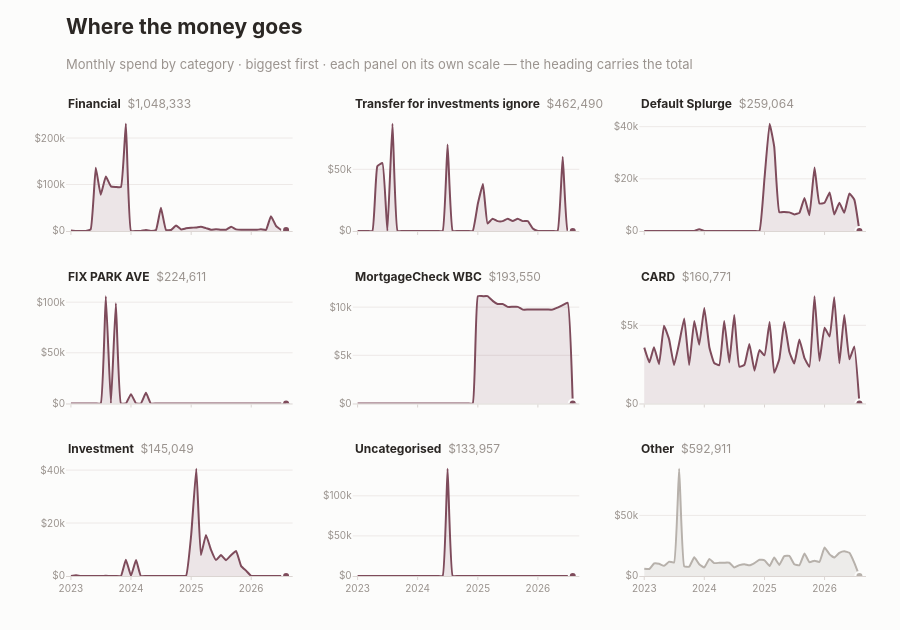
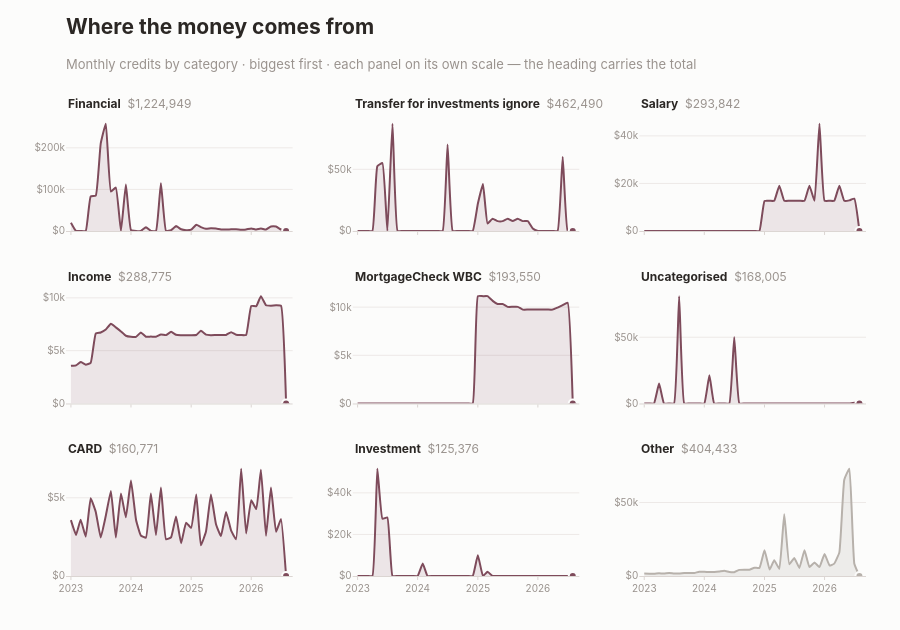

Here is the notebook cell these charts were saved with, in order:
### Markdown cell above
### Plots per category

### Code cell
"""Monthly category detail — one small panel per category, one colour.

Readability picked the form here. A stacked bar with eight categories asks the eye
to tell eight muted pinks apart, and in this palette that is not possible: the
worst pair measures ΔE 5.5 against a floor of 15, which is exactly why the stacks
were unreadable. Giving every category its own panel and its own baseline removes
the problem — nothing is identified by colour, so a single rose does the whole
chart and the greys are free to stay chrome.
"""

import math

import pandas as pd
import plotly.graph_objects as go
from plotly.subplots import make_subplots

# --------------------------------------------------------------------- palette
SURFACE   = "#FCFCFB"   # chart + paper ground
INK       = "#2B2724"   # headings, panel names
INK_SOFT  = "#6B6560"   # subtitles, annotations
INK_MUTED = "#9A938E"   # tick labels, secondary numbers
GRID      = "#EDE9E7"   # hairline grid
RULE      = "#DBD5D2"   # baseline / axis

ROSE      = "#7E4B5B"                  # the one data colour
ROSE_WASH = "rgba(126, 75, 91, 0.13)"
GREY      = "#B7B1AB"                  # the second mark, where there are two
GREY_WASH = "rgba(183, 177, 171, 0.22)"
PLUM      = "#3A2A30"                  # net line / emphasis

FONT = "Inter, Avenir Next, -apple-system, Helvetica Neue, Arial, sans-serif"


def pretty(name) -> str:
    """Panel and legend text is prose, not a column name."""
    return str(name).replace("_", " ").replace("&", " & ").replace("  ", " ").strip()


def monthly_pivot(df: pd.DataFrame, value_col: str) -> pd.DataFrame:
    df = df.copy()
    df["Date"] = pd.to_datetime(df["Date"])
    df["Year Month"] = df["Date"].dt.to_period("M").dt.to_timestamp()
    return (
        df.groupby(["Year Month", "Category"])[value_col]
        .sum()
        .reset_index()
        .pivot(index="Year Month", columns="Category", values=value_col)
        .fillna(0)
        .sort_index()
    )


def build_small_multiples(df, value_col, title, subtitle="", panels=8, cols=3,
                          shared_scale=False):
    """A panel per category, biggest first, each panel scaled to its own range.

    Own-scale is the default because a shared one flattens every small category
    into the baseline — the panel's own axis and the total in its heading carry
    the size instead. `shared_scale=True` makes the panels directly comparable at
    the cost of that detail.
    """
    pivot = monthly_pivot(df, value_col)
    totals = pivot.sum().sort_values(ascending=False)
    kept = list(totals.index[:panels])
    tail = [c for c in pivot.columns if c not in kept]

    grid = pivot.reindex(columns=kept)
    if tail:
        grid["Other"] = pivot[tail].sum(axis=1)

    names = list(grid.columns)
    rows = math.ceil(len(names) / cols)
    ceiling = float(grid.to_numpy().max()) or 1.0

    fig = make_subplots(
        rows=rows, cols=cols,
        shared_xaxes=True, shared_yaxes=shared_scale,
        vertical_spacing=0.13, horizontal_spacing=0.075,
        subplot_titles=[
            f"<b>{pretty(n)}</b>  <span style='color:{INK_MUTED}'>${grid[n].sum():,.0f}</span>"
            for n in names
        ],
    )

    for i, name in enumerate(names):
        row, col = divmod(i, cols)
        series = grid[name]
        bucket = name == "Other"          # the fold-in reads grey, not as a category
        stroke, wash = (GREY, GREY_WASH) if bucket else (ROSE, ROSE_WASH)

        fig.add_trace(go.Scatter(
            x=series.index, y=series.values,
            mode="lines",
            line=dict(color=stroke, width=2, shape="spline", smoothing=0.35),
            fill="tozeroy", fillcolor=wash,
            hovertemplate=(
                f"<b>{pretty(name)}</b><br>%{{x|%b %Y}}<br>$%{{y:,.0f}}<extra></extra>"
            ),
            showlegend=False,
        ), row=row + 1, col=col + 1)

        fig.add_trace(go.Scatter(      # where it sits now, ringed in the surface colour
            x=[series.index[-1]], y=[series.values[-1]],
            mode="markers",
            marker=dict(size=8, color=stroke, line=dict(color=SURFACE, width=2)),
            hoverinfo="skip", showlegend=False,
        ), row=row + 1, col=col + 1)

    fig.update_xaxes(
        showgrid=False,
        showline=True, linecolor=RULE, linewidth=1,
        ticks="outside", tickcolor=RULE, ticklen=3,
        tickfont=dict(size=10, color=INK_MUTED),
        tickformat="%Y", dtick="M12",
        range=[grid.index.min() - pd.Timedelta(days=30),
               grid.index.max() + pd.Timedelta(days=40)],   # room for the end dot
    )
    fig.update_yaxes(
        showgrid=True, gridcolor=GRID, gridwidth=1,
        zeroline=False, showline=False, ticks="",
        tickfont=dict(size=10, color=INK_MUTED),
        tickprefix="$", tickformat="~s", nticks=3,
        **({"range": [0, ceiling * 1.16]} if shared_scale
           else {"rangemode": "tozero", "showticklabels": True}),
    )

    for empty in range(len(names), rows * cols):     # no ghost axes in a part-full row
        row, col = divmod(empty, cols)
        fig.update_xaxes(visible=False, row=row + 1, col=col + 1)
        fig.update_yaxes(visible=False, row=row + 1, col=col + 1)

    fig.update_layout(
        template="none",
        font=dict(family=FONT, size=11, color=INK_SOFT),
        paper_bgcolor=SURFACE, plot_bgcolor=SURFACE,
        height=126 + rows * 168,
        margin=dict(l=66, r=34, t=118, b=54),
        showlegend=False,
        title=dict(
            text=f"<b>{title}</b>",
            subtitle=dict(text=subtitle, font=dict(size=13, color=INK_MUTED)),
            font=dict(size=21, color=INK),
            x=0, xref="paper", xanchor="left", y=0.97, yanchor="top",
        ),
        hoverlabel=dict(
            bgcolor=SURFACE, bordercolor=GRID,
            font=dict(family=FONT, size=12, color=INK), align="left",
        ),
    )

    for i, note in enumerate(fig.layout.annotations[:len(names)]):
        axis = "xaxis" if i == 0 else f"xaxis{i + 1}"     # sit each title on its own panel
        note.update(
            x=fig.layout[axis].domain[0], xanchor="left",
            font=dict(size=12, color=INK), yshift=5,
        )

    return fig


scale_note = "each panel on its own scale — the heading carries the total"

spend_fig = build_small_multiples(
    df_all, "Debit",
    "Where the money goes",
    f"Monthly spend by category · biggest first · {scale_note}",
)
income_fig = build_small_multiples(
    df_all, "Credit",
    "Where the money comes from",
    f"Monthly credits by category · biggest first · {scale_note}",
)

spend_fig.show()
income_fig.show()
